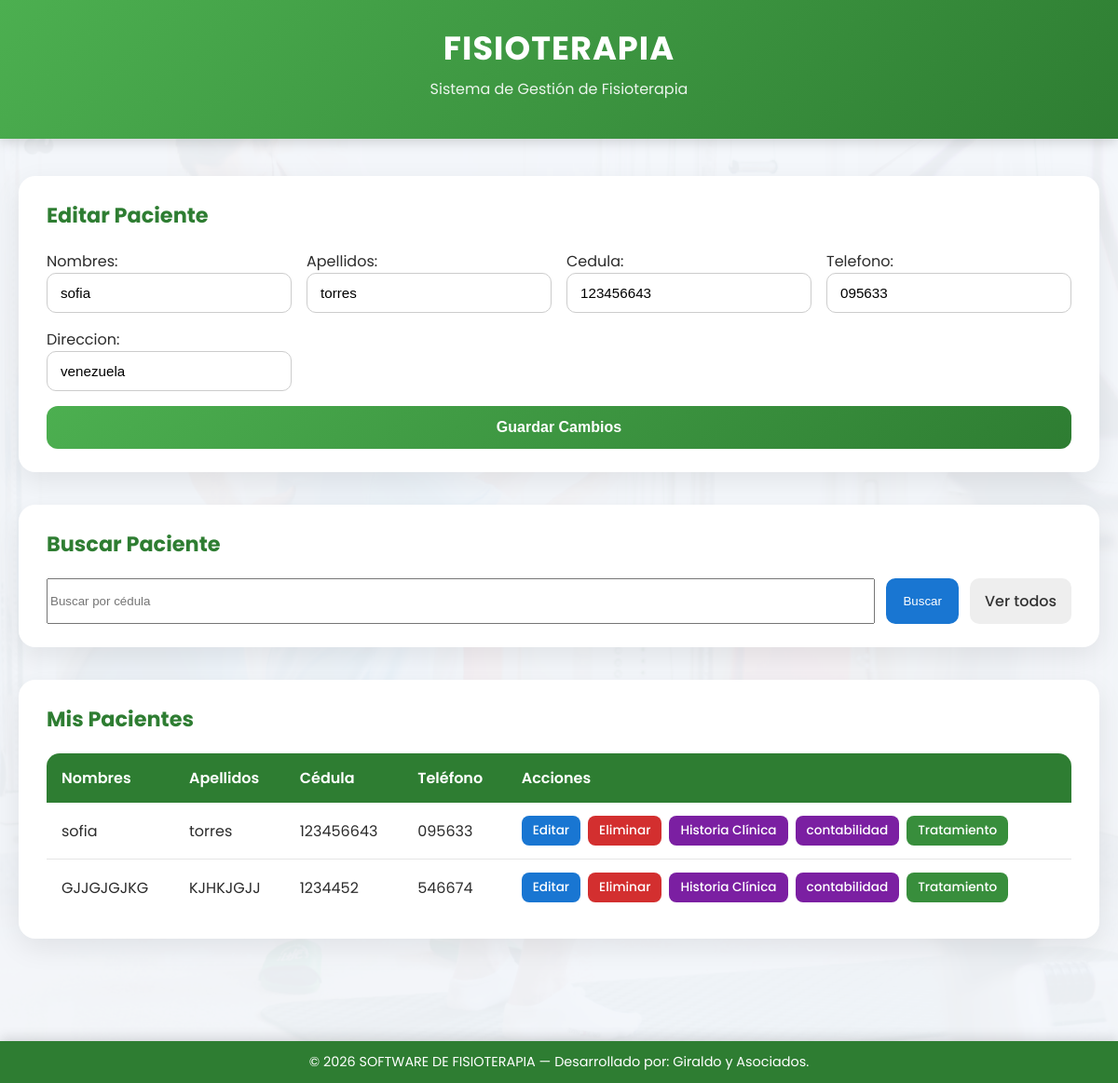
The app's page /editar/10/ (signed in) with its own data.
### core/models.py (models this page shows, shortened)
class Paciente(models.Model):
    medico = models.ForeignKey(
        User,
        on_delete=models.CASCADE,
        related_name='pacientes'
    )
    nombres = models.CharField(max_length=100)
    apellidos = models.CharField(max_length=100)
    cedula = models.CharField(max_length=20)
    telefono = models.CharField(max_length=20)
    direccion = models.CharField(max_length=200)
    fecha_creacion = models.DateTimeField(auto_now_add=True)

### core/views.py (the view)
# urls.py: path('editar/<int:paciente_id>/',editar_paciente, name='editar_paciente'),
@login_required
def editar_paciente(request, paciente_id):
    paciente = Paciente.objects.get(id=paciente_id, medico=request.user)
    if request.method == 'POST':
        form = PacienteForm(request.POST, instance=paciente)
        if form.is_valid():
            form.save()
            return redirect('mis_pacientes')
    else:
        form = PacienteForm(instance=paciente)
    pacientes = Paciente.objects.filter(medico=request.user)
    return render(request, 'core/mis_pacientes.html', {
        'form': form,
        'pacientes': pacientes,
        'editando': True,
        'paciente_id': paciente.id
    })

### core/forms.py (shortened to what this page needs)
class PacienteForm(forms.ModelForm):
    class Meta:
        model = Paciente
        fields = ['nombres', 'apellidos', 'cedula', 'telefono', 'direccion']
        widgets = {
            'cedula': forms.TextInput(attrs={
                'placeholder': 'Cédula',
                'pattern': '[0-9]+',
                'inputmode': 'numeric',
                'title': 'Ingrese solo números'
            }),
            'telefono': forms.TextInput(attrs={
                'placeholder': 'Teléfono',
                'pattern': '[0-9]+',
                'inputmode': 'numeric',
                'title': 'Ingrese solo números'
            }),
        }

### core/templates/core/mis_pacientes.html (shortened to what this page needs)
<!DOCTYPE html>
<html lang="es">
<head>
    {% load static %}
    <link rel="stylesheet" href="{% static 'css/style.css' %}">
</head>
<body>
<header class="app-header">
    <h1>FISIOTERAPIA</h1>
    <p>Sistema de Gestión de Fisioterapia</p>
</header>
<main class="container">
    <section class="card">
        <h2>{% if editando %}Editar Paciente{% else %}Registrar Paciente{% endif %}</h2>
        <form method="POST" class="form-grid">
            {{ form.as_p }}
            <button type="submit" class="btn-primary">
                {% if editando %}Guardar Cambios{% else %}Guardar Paciente{% endif %}
            </button>
        </form>
    </section>
    <section class="card">
        <h2>Buscar Paciente</h2>
        <form method="GET" action="{% url 'buscar_paciente' %}" class="form-inline">
            <input type="text" name="cedula" placeholder="Buscar por cédula">
            <button type="submit" class="btn-secondary">Buscar</button>
            <a href="{% url 'mis_pacientes' %}" class="btn-link">Ver todos</a>
        </form>
    </section>
    <section class="card">
        <h2>Mis Pacientes</h2>
        <div class="table-container">
            <table>
                <thead>
                    <tr>
                        <th>Nombres</th>
                        <th>Apellidos</th>
                        <th>Cédula</th>
                        <th>Teléfono</th>
                        <th>Acciones</th>
                    </tr>
                </thead>
                <tbody>
                    {% for p in pacientes %}
                    <tr>
                        <td>{{ p.nombres }}</td>
                        <td>{{ p.apellidos }}</td>
                        <td>{{ p.cedula }}</td>
                        <td>{{ p.telefono }}</td>
                        <td class="actions">
                            <a href="{% url 'editar_paciente' p.id %}" class="btn-icon edit">Editar</a>
                            <a href="{% url 'eliminar_paciente' p.id %}" class="btn-icon delete"
                               onclick="return confirm('¿Seguro que deseas eliminar este paciente?');">
                               Eliminar
                            </a>
                            <a href="{% url 'historia_clinica' p.id %}" class="btn-icon info">Historia Clínica</a>
                            {% if p.id %}
                            <a href="{% url 'historial_contable' p.id %}" class="btn-icon info">contabilidad</a>
                                <a href="{% url 'tratamiento' p.id %}" class="btn-icon treat">Tratamiento</a>
                            {% else %}
                                <span class="btn-icon disabled">Tratamiento</span>
                            {% endif %}
                        </td>
                    </tr>
                    {% endfor %}
                </tbody>
            </table>
        </div>
    </section>
</main>
<footer class="app-footer">
    © 2026 SOFTWARE DE FISIOTERAPIA — Desarrollado por: Giraldo y Asociados.
</footer>
</body>
</html>

### core/static/css/style.css (style rules this page uses)
* { box-sizing: border-box; }
body { font-family: 'Poppins', sans-serif; margin: 0; background: #f4f7fb; color: #2c2c2c; position: relative; }
body::before { content: ""; position: fixed; inset: 0; background: url("/static/images/fisioterapia_watermark.png") no-repeat center center; background-size: cover; opacity: 0.04; z-index: -1; }
.app-header { background: linear-gradient(135deg, #4CAF50, #2e7d32); color: white; padding: 25px 40px; text-align: center; box-shadow: 0 4px 12px rgba(0,0,0,0.15); }
.app-header h1 { margin: 0; font-size: 2.2rem; letter-spacing: 1px; }
.app-header p { margin-top: 5px; font-size: 1rem; opacity: 0.9; }
.container { max-width: 1200px; margin: 40px auto; padding: 0 20px 80px; }
.card { background: white; border-radius: 18px; padding: 25px 30px; margin-bottom: 35px; box-shadow: 0 10px 30px rgba(0,0,0,0.08); }
.card h2 { margin-top: 0; margin-bottom: 20px; font-size: 1.4rem; color: #2e7d32; }
.form-grid { display: grid; grid-template-columns: repeat(auto-fit, minmax(240px, 1fr)); gap: 16px; }
.form-grid p { margin: 0; }
.form-grid input, .form-grid select, .form-grid textarea { width: 100%; padding: 12px 14px; border-radius: 10px; border: 1px solid #ccc; font-size: 0.95rem; transition: all 0.2s ease; }
.form-inline { display: flex; flex-wrap: wrap; gap: 12px; }
.form-inline input { flex: 1; min-width: 200px; }
.btn-primary { grid-column: 1 / -1; padding: 14px; border-radius: 12px; border: none; background: linear-gradient(135deg, #4CAF50, #2e7d32); color: white; font-size: 1rem; font-weight: 600; cursor: pointer; transition: transform 0.15s ease, box-shadow 0.15s ease; }
.btn-secondary { padding: 12px 18px; border-radius: 10px; border: none; background: #1976d2; color: white; font-weight: 500; cursor: pointer; }
.btn-link { display: inline-flex; align-items: center; padding: 12px 16px; border-radius: 10px; background: #eeeeee; color: #333; text-decoration: none; font-weight: 500; }
.table-container { overflow-x: auto; }
table { width: 100%; border-collapse: separate; border-spacing: 0; background: white; border-radius: 14px; overflow: hidden; }
table thead { background: #2e7d32; color: white; }
table th, table td { padding: 14px 16px; text-align: left; }
table th { font-weight: 600; }
table tbody tr { transition: background 0.15s ease; }
table tbody tr:not(:last-child) td { border-bottom: 1px solid #e5e5e5; }
.actions { display: flex; flex-wrap: wrap; gap: 8px; }
.btn-icon { padding: 6px 12px; border-radius: 8px; font-size: 0.85rem; font-weight: 500; text-decoration: none; color: white; transition: background 0.15s ease; }
.btn-icon.edit { background: #1976d2; }
.btn-icon.delete { background: #d32f2f; }
.btn-icon.info { background: #7b1fa2; }
.btn-icon.treat { background: #388e3c; }
.app-footer { position: fixed; bottom: 0; width: 100%; background: #2e7d32; color: white; text-align: center; padding: 12px 20px; font-size: 0.9rem; box-shadow: 0 -4px 12px rgba(0,0,0,0.12); }

### records on screen
Paciente: nombres "sofia", apellidos "torres", cedula "123456643", telefono "095633", direccion "venezuela", shows "contabilidad"
Paciente: nombres "GJJGJGJKG", apellidos "KJHKJGJJ", cedula "1234452", telefono "546674", shows "contabilidad"
